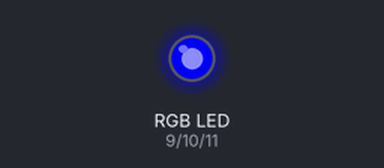
Simulated run of this sketch. Board: Arduino Uno, built with avr-gcc and run on an emulated ATmega328P. Parts: an RGB LED mixed from three pins (HIGH = lit).

Above: at 0.1 s.
Timing chart, 0 to 1.6 s (numbered marks = the images above):
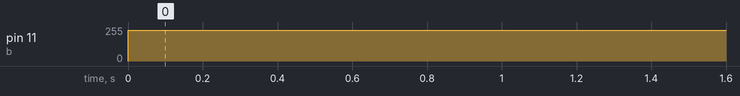

The sketch:

sketch_may25b.ino
```cpp
int r = 9;
int g = 10;
int b = 11;

void setup() {
  // put your setup code here, to run once:
  pinMode(r, OUTPUT);
  pinMode(g, OUTPUT);
  pinMode(b, OUTPUT);
}

void loop() {
  // put your main code here, to run repeatedly:
  //digitalWrite(r, HIGH);
  //digitalWrite(g, HIGH);
  //digitalWrite(b, HIGH);
  analogWrite(b, 1000);

}
```

Measured:
- by itself, pin 11 (b): 0/255 → 232/255 at 0.00 s
